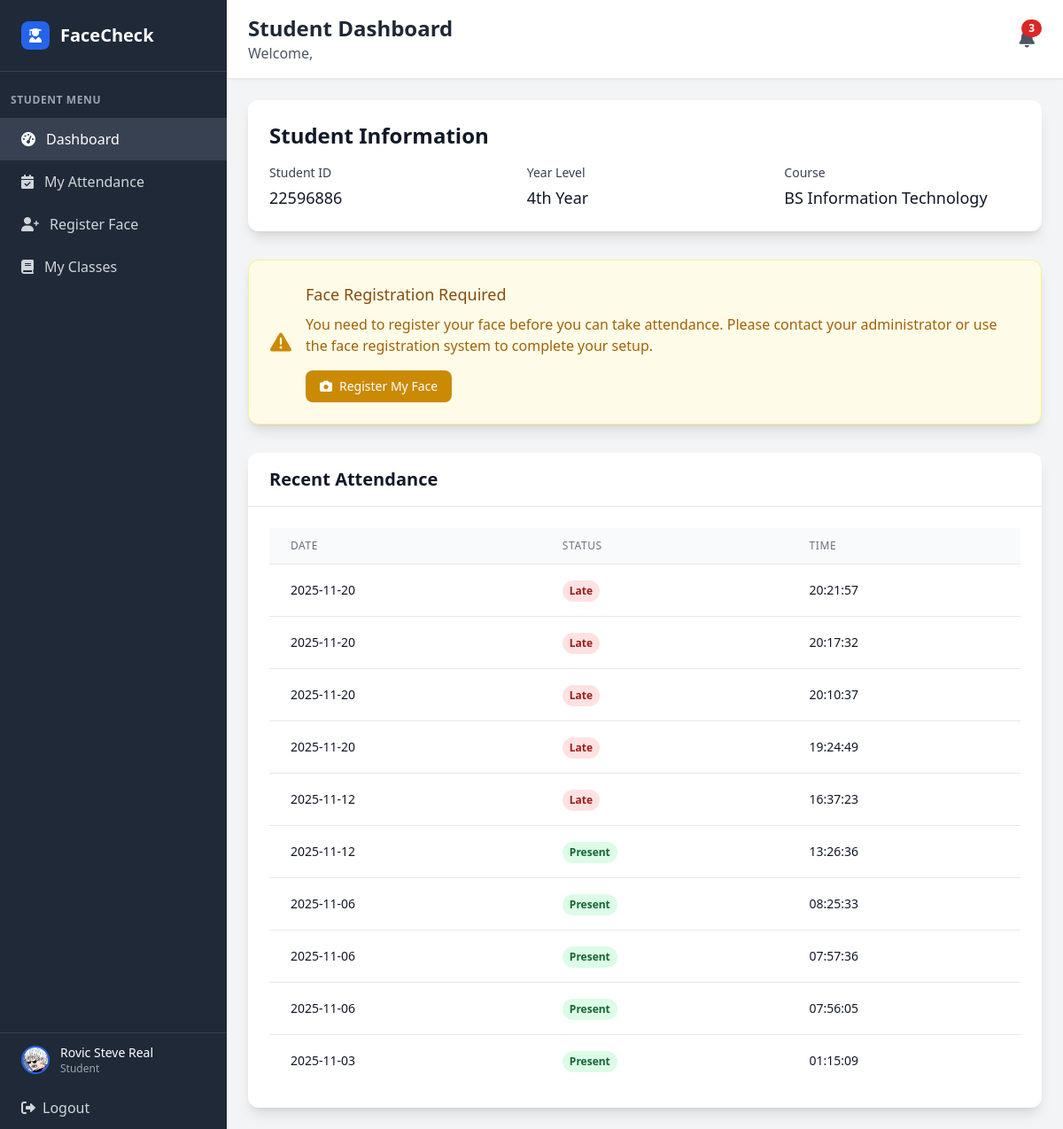
Screenshot of /student/dashboard (signed in) with the database file from the repository.
### tables this page shows
CREATE TABLE student (
            student_id INTEGER PRIMARY KEY AUTOINCREMENT,
            year_level VARCHAR(20) NOT NULL,
            attendance_image VARCHAR(255),
            course_id INTEGER,
            user_id INTEGER NOT NULL, profile_picture VARCHAR(255),
            FOREIGN KEY (course_id) REFERENCES course(course_id),
            FOREIGN KEY (user_id) REFERENCES user(user_id)
        );

CREATE TABLE user (
            user_id INTEGER PRIMARY KEY AUTOINCREMENT,
            idno VARCHAR(20) NOT NULL UNIQUE,
            firstname VARCHAR(50) NOT NULL,
            lastname VARCHAR(50) NOT NULL,
            role VARCHAR(10) NOT NULL CHECK (role IN ('admin', 'faculty', 'student')),
            password VARCHAR(255) NOT NULL,
            created_at DATETIME DEFAULT CURRENT_TIMESTAMP,
            is_active BOOLEAN DEFAULT 1,
            dept_id INTEGER,
            FOREIGN KEY (dept_id) REFERENCES department(dept_id)
        );

CREATE TABLE course (
            course_id INTEGER PRIMARY KEY AUTOINCREMENT,
            course_name VARCHAR(100) NOT NULL,
            dept_id INTEGER,
            FOREIGN KEY (dept_id) REFERENCES department(dept_id)
        );

CREATE TABLE attendance (
            attendance_id INTEGER PRIMARY KEY AUTOINCREMENT,
            attendance_date DATETIME NOT NULL,
            attendance_status VARCHAR(10) NOT NULL CHECK (attendance_status IN ('present', 'absent', 'late')),
            studentclass_id INTEGER NOT NULL,
            FOREIGN KEY (studentclass_id) REFERENCES student_class(studentclass_id)
        );

### app.py (the view)
@app.route('/student/dashboard')
def student_dashboard():
    if 'user_id' not in session or session['role'] != 'student':
        return redirect(url_for('login'))
    conn = get_db_connection()
    student = conn.execute('''
        SELECT u.*, s.student_id, s.year_level, s.attendance_image, s.profile_picture, c.course_name, d.dept_name
        FROM user u
        JOIN student s ON u.user_id = s.user_id
        LEFT JOIN course c ON s.course_id = c.course_id
        LEFT JOIN department d ON u.dept_id = d.dept_id
        WHERE u.user_id = ?
    ''', (session['user_id'],)).fetchone()
    attendance_history = conn.execute('''
        SELECT strftime('%Y-%m-%d %H:%M:%S', a.attendance_date) as attendance_date,
               a.attendance_status, cl.class_name
        FROM attendance a
        JOIN student_class sc ON a.studentclass_id = sc.studentclass_id
        JOIN class cl ON sc.class_id = cl.class_id
        WHERE sc.student_id = ?
        ORDER BY a.attendance_date DESC
        LIMIT 10
    ''', (student['student_id'],)).fetchall()
    formatted_history = []
    for record in attendance_history:
        date_str = ''
        time_str = ''
        if record['attendance_date']:
            try:
                if isinstance(record['attendance_date'], str):
                    if ' ' in record['attendance_date']:
                        date_str = record['attendance_date'].split(' ')[0]
                        time_str = record['attendance_date'].split(' ')[1]
                    else:
                        date_str = record['attendance_date']
                        time_str = ''
                else:
                    date_str = record['attendance_date'].strftime('%Y-%m-%d')
                    time_str = record['attendance_date'].strftime('%H:%M:%S')
            except:
                date_str = str(record['attendance_date'])
                time_str = ''
        formatted_history.append({
            'date': date_str,
            'time': time_str,
            'status': record['attendance_status']
        })
    has_face_registered = False
    if student['attendance_image']:
        if os.path.exists(student['attendance_image']):
            has_face_registered = True
        else:
            conn.execute('UPDATE student SET attendance_image = NULL WHERE user_id = ?', (session['user_id'],))
            conn.commit()
    if not has_face_registered:
        face_image_path = f"known_faces/{student['idno']}.jpg"
        if os.path.exists(face_image_path):
            conn.execute('UPDATE student SET attendance_image = ? WHERE user_id = ?', (face_image_path, session['user_id']))
            conn.commit()
            has_face_registered = True
    conn.close()
    return render_template('student_dashboard.html',
                         student_info=student,
                         student=student,
                         attendance_history=formatted_history,
                         has_face_registered=has_face_registered)

### app.py (called while the page is built)
def get_db_connection():
    try:
        conn = sqlite3.connect('facecheck.db', timeout=30.0)
        conn.row_factory = sqlite3.Row
        conn.execute('PRAGMA foreign_keys = ON')
        try:
            cur = conn.cursor()
            cur.execute("PRAGMA table_info(faculty)")
            columns = [row[1] for row in cur.fetchall()]
            if 'attendance_image' not in columns:
                cur.execute("ALTER TABLE faculty ADD COLUMN attendance_image VARCHAR(255)")
                conn.commit()
        except Exception:
            pass
        return conn
    except sqlite3.Error as e:
        print(f"Database connection error: {e}")
        raise

### templates/student_dashboard.html (shortened to what this page needs)
<!DOCTYPE html>
<html lang="en">
<head>
    <script src="https://cdn.tailwindcss.com"></script>
    <link href="https://cdnjs.cloudflare.com/ajax/libs/font-awesome/6.0.0/css/all.min.css" rel="stylesheet">
</head>
<body class="bg-gray-100">
    <div class="flex h-screen">
        <div class="w-64 bg-gray-800 text-white">
            <div class="p-6 border-b border-gray-700">
                <div class="flex items-center">
                    <div class="w-8 h-8 bg-blue-600 rounded-lg flex items-center justify-center mr-3">
                        <i class="fas fa-user-graduate text-white"></i>
                    </div>
                    <h1 class="text-xl font-bold">FaceCheck</h1>
                </div>
            </div>
            <nav class="mt-6">
                <div class="px-3">
                    <div class="text-xs font-semibold text-gray-400 uppercase tracking-wider mb-3">Student Menu</div>
                </div>
                <a href="{{ url_for('student_dashboard') }}" class="flex items-center px-6 py-3 bg-gray-700 text-white">
                    <i class="fas fa-tachometer-alt mr-3"></i>
                    Dashboard
                </a>
                <a href="{{ url_for('my_attendance') }}" class="flex items-center px-6 py-3 text-gray-300 hover:bg-gray-700 hover:text-white transition duration-200">
                    <i class="fas fa-calendar-check mr-3"></i>
                    My Attendance
                </a>
                <a href="/register_face" class="flex items-center px-6 py-3 text-gray-300 hover:bg-gray-700 hover:text-white transition duration-200">
                    <i class="fas fa-user-plus mr-3"></i>
                    Register Face
                </a>
                <a href="{{ url_for('my_classes') }}" class="flex items-center px-6 py-3 text-gray-300 hover:bg-gray-700 hover:text-white transition duration-200">
                    <i class="fas fa-book mr-3"></i>
                    My Classes
                </a>
            </nav>
            <div class="absolute bottom-0 w-64 border-t border-gray-700">
                <a href="{{ url_for('student_profile') }}" class="flex items-center px-6 py-3 hover:bg-gray-700 transition duration-200">
                    {% if student.profile_picture %}
                    <img src="{{ url_for('static', filename='profile_pictures/' + student.profile_picture) }}"
                         alt="{{ student.firstname }} {{ student.lastname }}"
                         class="w-8 h-8 rounded-full object-cover border-2 border-blue-600 mr-3"
                         onerror="this.onerror=null; this.style.display='none'; this.nextElementSibling.style.display='flex';">
                    {% else %}
                    <div class="w-8 h-8 bg-blue-600 rounded-full flex items-center justify-center mr-3">
                        <span class="text-white text-sm font-bold">{{ student.firstname[0] }}{{ student.lastname[0] }}</span>
                    </div>
                    {% endif %}
                    <div>
                        <div class="text-sm font-medium">{{ student.firstname }} {{ student.lastname }}</div>
                        <div class="text-xs text-gray-400">Student</div>
                    </div>
                </a>
                <a href="{{ url_for('logout') }}" class="flex items-center px-6 py-3 text-gray-300 hover:bg-gray-700 hover:text-white transition duration-200">
                    <i class="fas fa-sign-out-alt mr-2"></i>
                    Logout
                </a>
            </div>
        </div>
        <div class="flex-1 flex flex-col overflow-hidden">
            <header class="bg-white shadow-sm border-b border-gray-200">
                <div class="px-6 py-4">
                    <div class="flex items-center justify-between">
                        <div>
                            <h2 class="text-2xl font-bold text-gray-800">Student Dashboard</h2>
                            <p class="text-gray-600">Welcome, {{ session.username }}</p>
                        </div>
                        <div class="relative">
                            <button id="notificationBtn" class="relative p-2 text-gray-600 hover:text-gray-900 hover:bg-gray-100 rounded-full transition">
                                <i class="fas fa-bell text-xl"></i>
                                <span id="notificationBadge" class="hidden absolute top-0 right-0 inline-flex items-center justify-center px-2 py-1 text-xs font-bold leading-none text-white bg-red-600 rounded-full"></span>
                            </button>
                        </div>
                    </div>
                </div>
            </header>
            <main class="flex-1 overflow-y-auto p-6">
        <div class="bg-white rounded-xl shadow-lg p-6 mb-8">
            <h2 class="text-2xl font-bold text-gray-900 mb-4">Student Information</h2>
            <div class="grid grid-cols-1 md:grid-cols-3 gap-6">
                <div>
                    <label class="block text-sm font-medium text-gray-700">Student ID</label>
                    <p class="mt-1 text-lg text-gray-900">{{ student_info.idno }}</p>
                </div>
                <div>
                    <label class="block text-sm font-medium text-gray-700">Year Level</label>
                    <p class="mt-1 text-lg text-gray-900">{{ student_info.year_level }}</p>
                </div>
                <div>
                    <label class="block text-sm font-medium text-gray-700">Course</label>
                    <p class="mt-1 text-lg text-gray-900">{{ student_info.course_name or 'Not assigned' }}</p>
                </div>
            </div>
        </div>
        {% if not has_face_registered %}
        <div class="bg-yellow-50 border border-yellow-200 rounded-xl shadow-lg p-6 mb-8">
            <div class="flex items-center">
                <div class="flex-shrink-0">
                    <i class="fas fa-exclamation-triangle text-yellow-600 text-2xl"></i>
                </div>
                <div class="ml-4">
                    <h3 class="text-lg font-medium text-yellow-800">Face Registration Required</h3>
                    <div class="mt-2">
                        <p class="text-yellow-700">
                            You need to register your face before you can take attendance.
                            Please contact your administrator or use the face registration system to complete your setup.
                        </p>
                    </div>
                    <div class="mt-4">
                        <a href="/register_face" class="inline-flex items-center px-4 py-2 bg-yellow-600 text-white text-sm font-medium rounded-lg hover:bg-yellow-700 transition duration-200">
                            <i class="fas fa-camera mr-2"></i>
                            Register My Face
                        </a>
                    </div>
                </div>
            </div>
        </div>
        {% endif %}
        <div class="bg-white rounded-xl shadow-lg">
            <div class="px-6 py-4 border-b border-gray-200">
                <h2 class="text-xl font-semibold text-gray-900">Recent Attendance</h2>
            </div>
            <div class="p-6">
                <div class="overflow-x-auto">
                    <table class="min-w-full divide-y divide-gray-200">
                        <thead class="bg-gray-50">
                            <tr>
                                <th class="px-6 py-3 text-left text-xs font-medium text-gray-500 uppercase tracking-wider">Date</th>
                                <th class="px-6 py-3 text-left text-xs font-medium text-gray-500 uppercase tracking-wider">Status</th>
                                <th class="px-6 py-3 text-left text-xs font-medium text-gray-500 uppercase tracking-wider">Time</th>
                            </tr>
                        </thead>
                        <tbody class="bg-white divide-y divide-gray-200">
                            {% for record in attendance_history %}
                            <tr>
                                <td class="px-6 py-4 whitespace-nowrap text-sm text-gray-900">{{ record.date }}</td>
                                <td class="px-6 py-4 whitespace-nowrap">
                                    {% if record.status == 'present' %}
                                    <span class="inline-flex px-2 py-1 text-xs font-semibold rounded-full bg-green-100 text-green-800">
                                        Present
                                    </span>
                                    {% else %}
                                    <span class="inline-flex px-2 py-1 text-xs font-semibold rounded-full bg-red-100 text-red-800">
                                        {{ record.status.title() }}
                                    </span>
                                    {% endif %}
                                </td>
                                <td class="px-6 py-4 whitespace-nowrap text-sm text-gray-900">{{ record.time }}</td>
                            </tr>
                            {% endfor %}
                        </tbody>
                    </table>
                </div>
            </div>
        </div>
            </main>
        </div>
    </div>
</body>
</html>

### rows the page displays
student: profile_picture (picture), year_level "4th Year"
user: firstname "Rovic Steve", lastname "Real", idno "22596886"
course: course_name "BS Information Technology"
attendance: date "2025-11-20", status "Late", time "20:21:57"
attendance: date "2025-11-20", status "Late", time "20:17:32"
attendance: date "2025-11-20", status "Late", time "20:10:37"
attendance: date "2025-11-20", status "Late", time "19:24:49"
attendance: date "2025-11-12", status "Late", time "16:37:23"
attendance: date "2025-11-12", attendance_status "Present", time "13:26:36"
attendance: date "2025-11-06", attendance_status "Present", time "08:25:33"
attendance: date "2025-11-06", attendance_status "Present", time "07:57:36"
attendance: date "2025-11-06", attendance_status "Present", time "07:56:05"
attendance: date "2025-11-03", attendance_status "Present", time "01:15:09"
